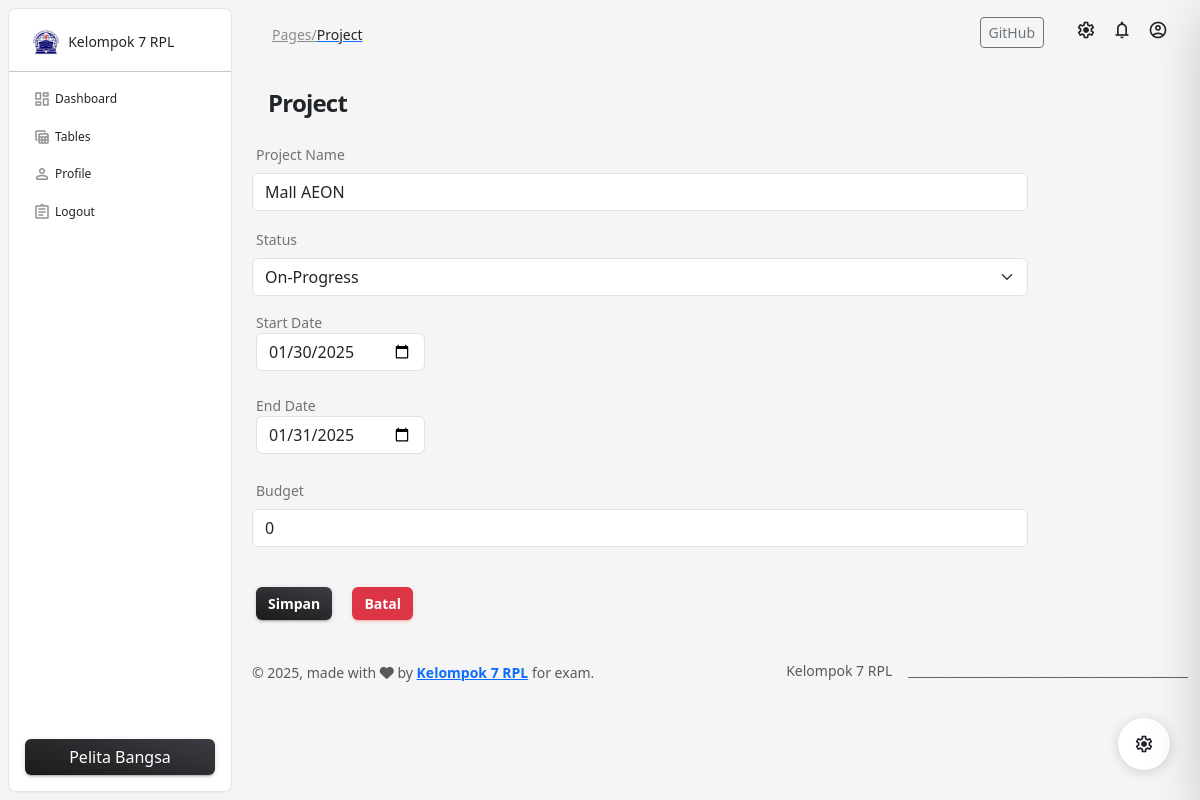
Page /kelola.php?ubah=17 on the committed database.
### tables this page shows
CREATE TABLE `tb_project` (
  `id_project` int(11) NOT NULL,
  `project_name` varchar(30) NOT NULL,
  `status` varchar(30) NOT NULL,
  `start_date` date NOT NULL,
  `end_date` date NOT NULL,
  `budget` float(10,0) NOT NULL
);

### kelola.php (the view, shortened to what this page needs)
<?php
    $title = 'Project';
    function setActiveNavLink($currentPage) {
        $navLinks = [
            'index.php' => 'Dashboard',
            'tables.php' => 'Tables',
            'profile.php'=> 'Profile',
            'logout.php'=> 'Logout',
        ];
        $html = '';
        foreach ($navLinks as $page => $label) {
            $isActive = ($currentPage == $page)
                ? 'active bg-gradient-dark text-dark'
                : 'text-dark';
            $iconClass = [
                'index.php' => 'dashboard',
                'tables.php' => 'table_view',
                'profile.php'=> 'person',
                'logout.php' =>'assignment',
            ];
            $html .= '
            <li class="nav-item">
                <a class="nav-link ' . $isActive . '" href="' . $page . '">
                    <i class="material-symbols-rounded opacity-5">' . $iconClass[$page] . '</i>
                    <span class="nav-link-text ms-1">' . $label . '</span>
                </a>
            </li>';
        }
        return $html;
    }
    include'config/koneksi.php';
        $project_name = '';
        $status = '';
        $start_date = '';
        $end_date = '';
        $budget = '';
    if(isset($_GET['ubah'])) {
        $id_project = $_GET['ubah'];
        $query = "SELECT * FROM tb_project WHERE id_project = '$id_project';";
        $sql = mysqli_query($koneksi, $query);
        $result = mysqli_fetch_assoc($sql);
        $project_name = $result['project_name'];
        $status = $result['status'];
        $start_date = $result['start_date'];
        $end_date = $result['end_date'];
        $budget = $result['budget'];
    }
?>
<!DOCTYPE html>
<html lang="en">
    <?php include "components/header.php"; ?>
    <body class="g-sidenav-show  bg-gray-100">
    <aside class="sidenav navbar navbar-vertical navbar-expand-xs border-radius-lg fixed-start ms-2  bg-white my-2" id="sidenav-main">
      <div class="sidenav-header">
        <a class="navbar-brand px-4 py-3 m-0" href=" https://pb.ecampus.id/pb/main " target="_blank">
          <img src="assets/img/upb.png" class="navbar-brand-img" width="26" height="26" alt="main_logo">
          <span class="ms-1 text-sm text-dark">Kelompok 7 RPL</span>
        </a>
      </div>
      <hr class="horizontal dark mt-0 mb-2">
      <div class="collapse navbar-collapse  w-auto " id="sidenav-collapse-main">
        <ul class="navbar-nav">
          <li class="nav-link-text ms-1"><?php echo setActiveNavLink(basename($_SERVER['PHP_SELF'])); ?></li>
        </ul>
      </div>
      <div class="sidenav-footer position-absolute w-100 bottom-0 ">
        <div class="mx-3">
          <a class="btn bg-gradient-dark w-100" href="https://pb.ecampus.id/pb/main" type="button">Pelita Bangsa</a>
        </div>
      </div>
    </aside>
      <main class="main-content position-relative max-height-vh-100 h-100 border-radius-lg ">
        <?php include "components/navbar.php"; ?>
        <form method="POST" action="proses/kelola_edit.php">
            <div class="container-fluid py-4">
            <div class="ms-3">
            <h3 class="mb-4 h4 font-weight-bolder"><?php echo $title ?></h3>
            </div>
            <div class="mb-3 row">
                <div class="col-sm-10">
                    <label for="project_name">
                        Project Name
                    </label>
                </div>
                <div class="col-sm-10">
                    <input type="text" name="project_name" class="form-control" id="project_name" value="<?php echo $project_name ?>" placeholder="Project 1">
                </div>
            </div>
            <div class="mb-3 row">
                <div class="col-sm-10">
                    <label for="status">
                        Status
                    </label>
                </div>
                <div class="col-sm-10">
                    <select class="form-select" aria-label="" id="status" name="status">
                        <option <?php if($status == "On-Progress") { echo "selected"; } ?> value="On-Progress">On-Progress</option>
                    </select>
                </div>
            </div>
            <div class="mb-3 row">
                <div class="col-sm-10">
                    <label for="start_date">
                        Start Date
                        <input type="date" class="form-control" id="start_date" name="start_date" value="<?php echo $start_date ?>">
                    </label>
                </div>
            </div>
            <div class="mb-3 row">
                <div class="col-sm-10">
                    <label for="end_date">
                        End Date
                        <input type="date" class="form-control" id="end_date" name="end_date" value="<?php echo $end_date ?>">
                    </label>
                </div>
            </div>
            <div class="mb-3 row">
                <div class="col-sm-10">
                    <label for="budget">
                        Budget
                    </label>
                </div>
                <div class="col-sm-10">
                    <input type="number" name="budget" class="form-control" id="budget" placeholder="123456789" value="<?php echo $budget ?>">
                </div>
            </div>
            </div>
            <div class="mb-3 row">
                <div class="col">
                    <?php
                        if(isset($_GET['ubah'])) {
                    ?>
                        <button type="submit" name="aksi" value="edit" class="btn bg-gradient-dark text-sm font-weight-bold mb-0 border-radius-lg ms-3">
                            Simpan
                        </button>
                    <?php
                        } else {
                    ?>
                        <button type="submit" name="aksi" value="add" class="btn bg-gradient-dark text-sm font-weight-bold mb-0 border-radius-lg ms-3">
                            Tambahkan
                        </button>
                    <?php
                        }
                    ?>
                    <a href="tables.php" type="button" class="btn btn-danger text-sm font-weight-bold mb-0 border-radius-lg ms-3">
                        Batal
                    </a>
                </div>
            </div>
        </form>
        <?php include "components/footer.php" ?>
      </main>
    <?php include "components/function.php" ?>
  </body>
</html>

### rows in the picture
tb_project: project_name "Mall AEON", status "On-Progress", start_date "01/30/2025", end_date "01/31/2025", budget "0"

### other values in the picture
$label "Dashboard"
$label "Tables"
$label "Profile"
$label "Logout"
$title "Project"
